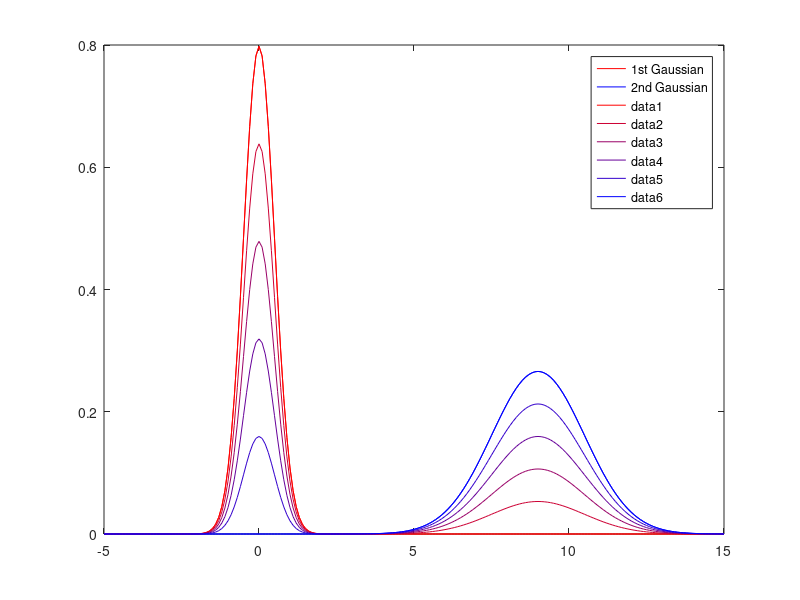
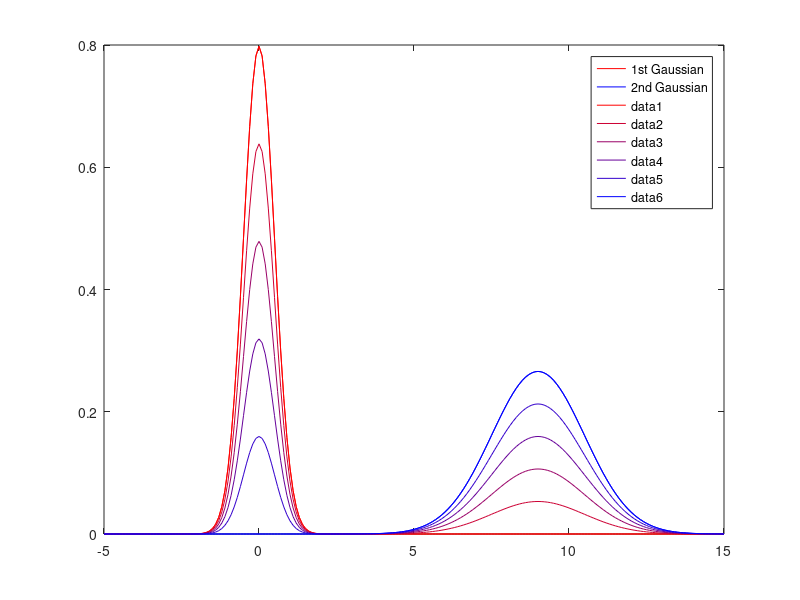
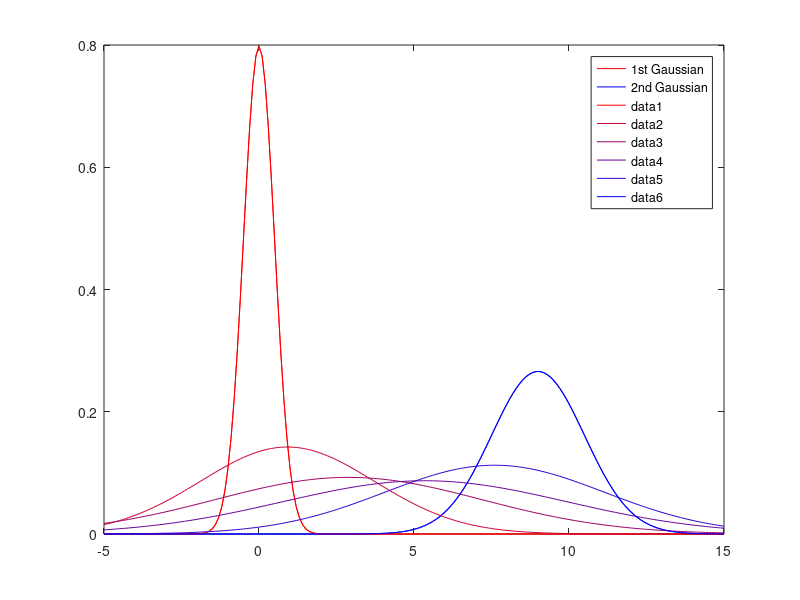
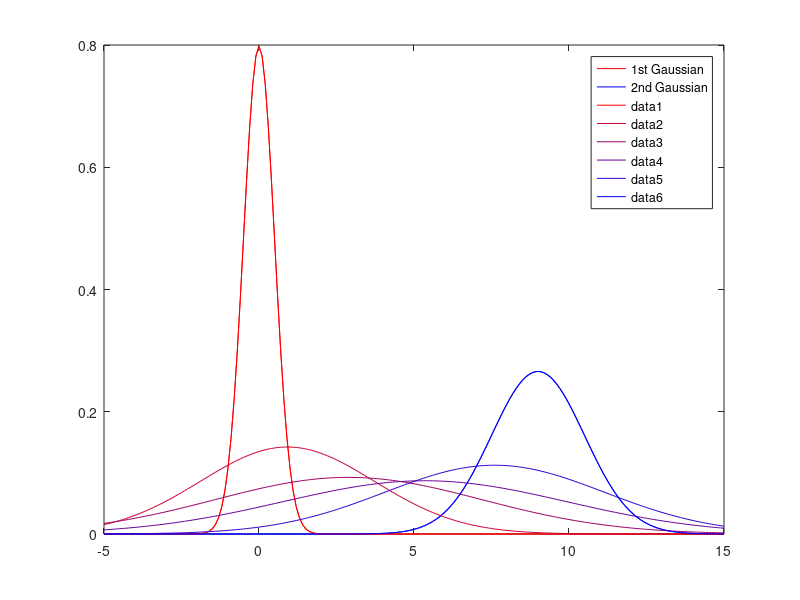

These figures' MATLAB source, in order:
% demo for comparing Rao, Euclidean, OT geodesic for 1D Gaussion
% 
% For reproducing Figure 6.1 in the paper
%
% "Synthesizing and Mixing Stationary Gaussian Texture Models"
%   by Gui-Song Xia, Sira Ferradans, Gabriel Peyre and Jean-Francois Aujol
%  http://hal.archives-ouvertes.fr/hal-00816342.
%
% Copyright (c) 2012 Gui-Song Xia
%

clear all; 
clc;
close all;

%%
save_rep = '../results/geodesic/Rao_OT_compare/';

if not(exist(save_rep))
    mkdir(save_rep);
end

%%
x = -5: 0.1: 15;
mu = [0 9];
sigma = [.5 1.5];

f0 = normpdf(x, mu(1), sigma(1));
f1 = normpdf(x, mu(2), sigma(2));

rho = sigma(1).^2 + ( (mu(1)- mu(2)).^2 - 2*(sigma(1).^2 - sigma(2).^2) ).^2 ./(8*(mu(1)- mu(2)).^2);
rho = rho.^0.5;

m = (mu(1) + mu(2))/2 + (sigma(1).^2 - sigma(2).^2)./(mu(1)- mu(2))/2;
rho = sigma(1).^2 + (m - mu(1)).^2;
rho = sigma(1).^2 + (m - mu(1)).^2;
rho = rho.^0.5;

phi = asin( sigma./ rho);
phi(mu<m) = pi - phi(mu<m);

%%
t = 0:0.2:1;
phi_t = (t)*phi(2) + (1-t)*phi(1);

mu_t_Rao    = m + rho.*cos(phi_t);
sigma_t_Rao = 0 + rho.*sin(phi_t);

%%
mu_t_OT    = (1-t)*mu(1) + t*mu(2);
sigma_t_OT = (1-t)*sigma(1) + t*sigma(2);

ft_Rao = zeros(length(t), length(x));
ft_OT = zeros(length(t), length(x));

for i = 1: length(t)
    ft_Rao(i, :) = normpdf(x, mu_t_Rao(i), sigma_t_Rao(i));
    ft_OT(i, :) = normpdf(x, mu_t_OT(i), sigma_t_OT(i));
end

%%
ColorD = (1-t)'*[1 0 0] + (t)'*[0 0 1];

h0 = figure;
plot(x, f0, 'r'); hold on
plot(x, f1, 'b'); hold on
legend('1st Gaussian', '2nd Gaussian');
for i = 1: length(t)
    plot(x, f0.*(1-t(i)) + f1.*t(i) , 'color', ColorD(i,:)); hold on;
end


h1 = figure;
plot(x, f0, 'r'); hold on
plot(x, f1, 'b'); hold on
legend('1st Gaussian', '2nd Gaussian');
for i = 1: length(t)
    plot(x, ft_Rao(i,:), 'color', ColorD(i,:)); hold on;
end

h2 = figure;
plot(x, f0, 'r'); hold on
plot(x, f1, 'b'); hold on
legend('1st Gaussian', '2nd Gaussian');
for i = 1: length(t)
    plot(x, ft_OT(i,:), 'color', ColorD(i,:)); hold on;
end


h3 = figure; 
plot(mu_t_Rao, sigma_t_Rao, 'r-'); hold on;
plot(mu_t_OT, sigma_t_OT, 'g-'); hold on;
legend('Rao-geodesic', 'OT-geodesic');
for i = 1: length(t)
    plot(mu_t_Rao(i), sigma_t_Rao(i), 's-', 'color', ColorD(i,:)); hold on;
    plot(mu_t_OT(i), sigma_t_OT(i), 'o-', 'color', ColorD(i,:)); hold on;
end

plot(mu(1), sigma(1), 'r+'); hold on;
plot(mu(2), sigma(2), 'bo'); hold on;
plot(m, 0, 'ro'); hold on;
axis equal;
xlabel('\mu');
ylabel('\sigma');

str = [save_rep '1d-gaussian-interp-' 'Euclidean' '-'];
saveas(h0, [str '.eps'], 'epsc');
saveas(h0, [str '.pdf'], 'pdf');

str = [save_rep '1d-gaussian-interp-' 'Rao' '-'];
saveas(h1, [str '.eps'], 'epsc');
saveas(h1, [str '.png'], 'png');

str = [save_rep '1d-gaussian-interp-' 'OT' '-'];
saveas(h2, [str '.eps'], 'epsc');
saveas(h2, [str '.png'], 'png');

str = [save_rep '1d-gaussian-geodesic-' 'Rao-OT' '-'];
saveas(h3, [str '.eps'], 'epsc');
saveas(h3, [str '.png'], 'png');
